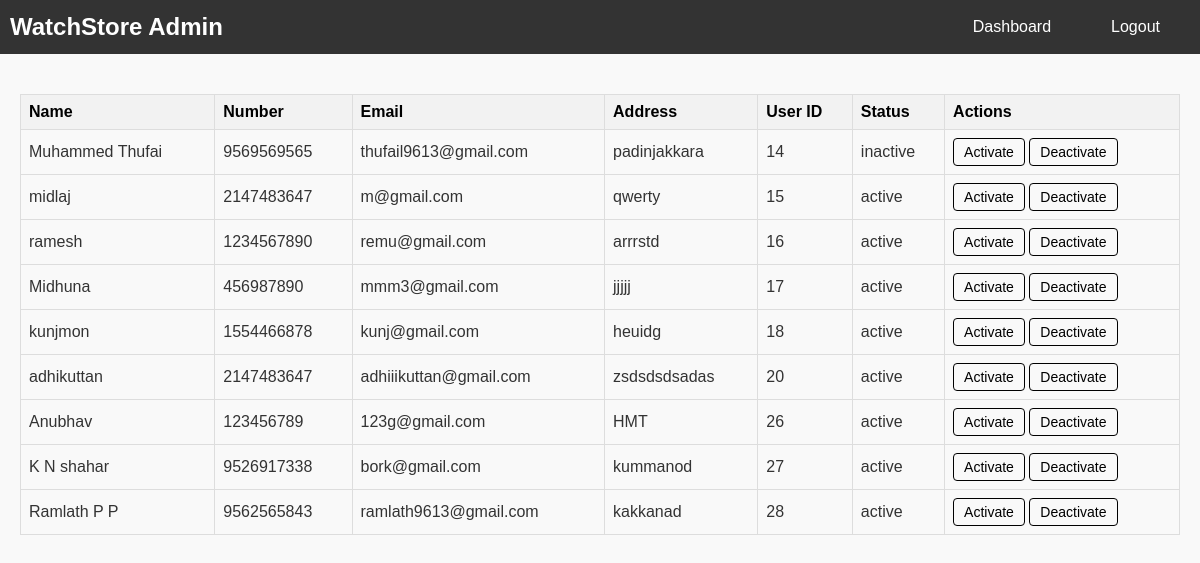
The page /users.php on the database its author committed.
### tables this page shows
CREATE TABLE `users` (
  `Name` varchar(15) NOT NULL,
  `Number` varchar(25) NOT NULL,
  `Email` varchar(40) NOT NULL,
  `Address` varchar(40) NOT NULL,
  `Password` varchar(15) NOT NULL,
  `UserID` int(10) NOT NULL,
  `status` varchar(10) DEFAULT 'active'
);

### users.php (the view, shortened to what this page needs)
<!DOCTYPE html>
<html lang="en">
<head>
    <link rel="stylesheet" href="adminhome.css">
    <link rel="stylesheet" href="users.css">
</head>
<body>
    <nav class="navbar">
        <div class="logo">
            <h1>WatchStore Admin</h1>
        </div>
        <ul class="nav-links">
            <li><a href="adminhome.html">Dashboard</a></li>
            <li><a href="home.html">Logout</a></li>
        </ul>
    </nav>
    <div class="main">
        <?php
        $con = mysqli_connect("localhost", "root", "", "watch_store");
        $sql = "SELECT * FROM `users`";
        $data = mysqli_query($con, $sql);
        if ($data) {
            if (mysqli_num_rows($data) > 0) {
                echo "<table border='1'>";
                echo "<tr>
                    <th>Name</th>
                    <th>Number</th>
                    <th>Email</th>
                    <th>Address</th>
                    <th>User ID</th>
                    <th>Status</th>
                    <th>Actions</th>
                </tr>";
                while ($value = mysqli_fetch_assoc($data)) {
                    $id = $value['UserID'];
                    $status = $value['status'];
                    echo "<tr>";
                    echo "<td>" . $value['Name'] . "</td>";
                    echo "<td>" . $value['Number'] . "</td>";
                    echo "<td>" . $value['Email'] . "</td>";
                    echo "<td>" . $value['Address'] . "</td>";
                    echo "<td>" . $value['UserID'] . "</td>";
                    echo "<td>" . $status . "</td>";
                    echo "<td>
                        <form method='post' style='display:inline;'>
                            <input type='hidden' name='user_id' value='$id'>
                            <button type='submit' name='action' value='activate' style='background:transparent;' " . ($status === 'active' ? 'disabled' : '') . ">Activate</button>
                        </form>
                        <form method='post' style='display:inline;'>
                            <input type='hidden' name='user_id' value='$id'>
                            <button type='submit' name='action' value='deactivate' style='background:transparent;' " . ($status === 'inactive' ? 'disabled' : '') . ">Deactivate</button>
                        </form>
                    </td>";
                    echo "</tr>";
                }
                echo "</table>";
            } else {
                echo "No users found.";
            }
        } else {
            echo "Error: " . mysqli_error($con);
        }
        ?>
    </div>
</body>
</html>

### adminhome.css (style rules this page uses)
* { padding: 0; box-sizing: border-box; }
body { font-family: 'Roboto', sans-serif; background-color: #f4f4f4; color: #333; }
.navbar { background-color: #333; padding: 10px 20px; display: flex; justify-content: space-between; align-items: center; }
.navbar .logo h1 { color: #fff; margin: 0; font-size: 24px; }
.navbar .nav-links { list-style: none; padding: 0; margin: 0; display: flex; align-items: center; }
.navbar .nav-links li { margin: 0 10px; }
.navbar .nav-links a { color: #fff; text-decoration: none; font-size: 16px; padding: 8px 15px; border-radius: 5px; display: inline-block; }

### users.css (style rules this page uses)
body { font-family: Arial, sans-serif; margin: 0; padding: 0; background-color: #f9f9f9; }
.navbar { background-color: #333; color: white; padding: 10px; }
.navbar .logo h1 { margin: 0; font-size: 1.5em; }
.navbar .nav-links { list-style-type: none; margin: 0; padding: 0; display: flex; justify-content: center; }
.navbar .nav-links li { margin: 0 15px; }
.navbar .nav-links a { color: white; text-decoration: none; font-size: 1em; }
.main { padding: 20px; max-width: 1200px; margin: auto; }
table { width: 100%; border-collapse: collapse; margin-top: 20px; }
table, th, td { border: 1px solid #ddd; }
th, td { padding: 10px; text-align: left; }
th { background-color: #f4f4f4; }
td button { background-color: #ff4d4d; color: white; border: none; padding: 5px 10px; cursor: pointer; border-radius: 4px; }
h1 { margin: 0; }
button { padding: 8px 12px; border: none; border-radius: 4px; font-size: 14px; cursor: pointer; transition: all 0.3s ease; }
button[name="action"][value="activate"] { background-color: #4CAF50; color: rgb(0, 0, 0); border: 1px solid black; }
button[name="action"][value="deactivate"] { background-color: #f44336; color: white; color: rgb(0, 0, 0); border: 1px solid black; }
button:disabled { background-color: #ccc; color: #000000; cursor: not-allowed; }
table { border-collapse: collapse; width: 100%; margin-top: 20px; }
table th, table td { border: 1px solid #ddd; padding: 8px; text-align: left; }
table th { background-color: #f2f2f2; color: black; font-weight: bold; }
table tr:nth-child(even) { background-color: #f9f9f9; }

### rows shown on the page
users: Name "Muhammed Thufai", Number "9569569565", Email "thufail9613@gmail.com", Address "padinjakkara", UserID "14", status "inactive"
users: Name "midlaj", Number "2147483647", Email "m@gmail.com", Address "qwerty", UserID "15", status "active"
users: Name "ramesh", Number "1234567890", Email "remu@gmail.com", Address "arrrstd", UserID "16", status "active"
users: Name "Midhuna", Number "456987890", Email "mmm3@gmail.com", Address "jjjjj", UserID "17", status "active"
users: Name "kunjmon", Number "1554466878", Email "kunj@gmail.com", Address "heuidg", UserID "18", status "active"
users: Name "adhikuttan", Number "2147483647", Email "adhiiikuttan@gmail.com", Address "zsdsdsdsadas", UserID "20", status "active"
users: Name "Anubhav", Number "123456789", Email "123g@gmail.com", Address "HMT", UserID "26", status "active"
users: Name "K N shahar", Number "9526917338", Email "bork@gmail.com", Address "kummanod", UserID "27", status "active"
users: Name "Ramlath P P", Number "9562565843", Email "ramlath9613@gmail.com", Address "kakkanad", UserID "28", status "active"
